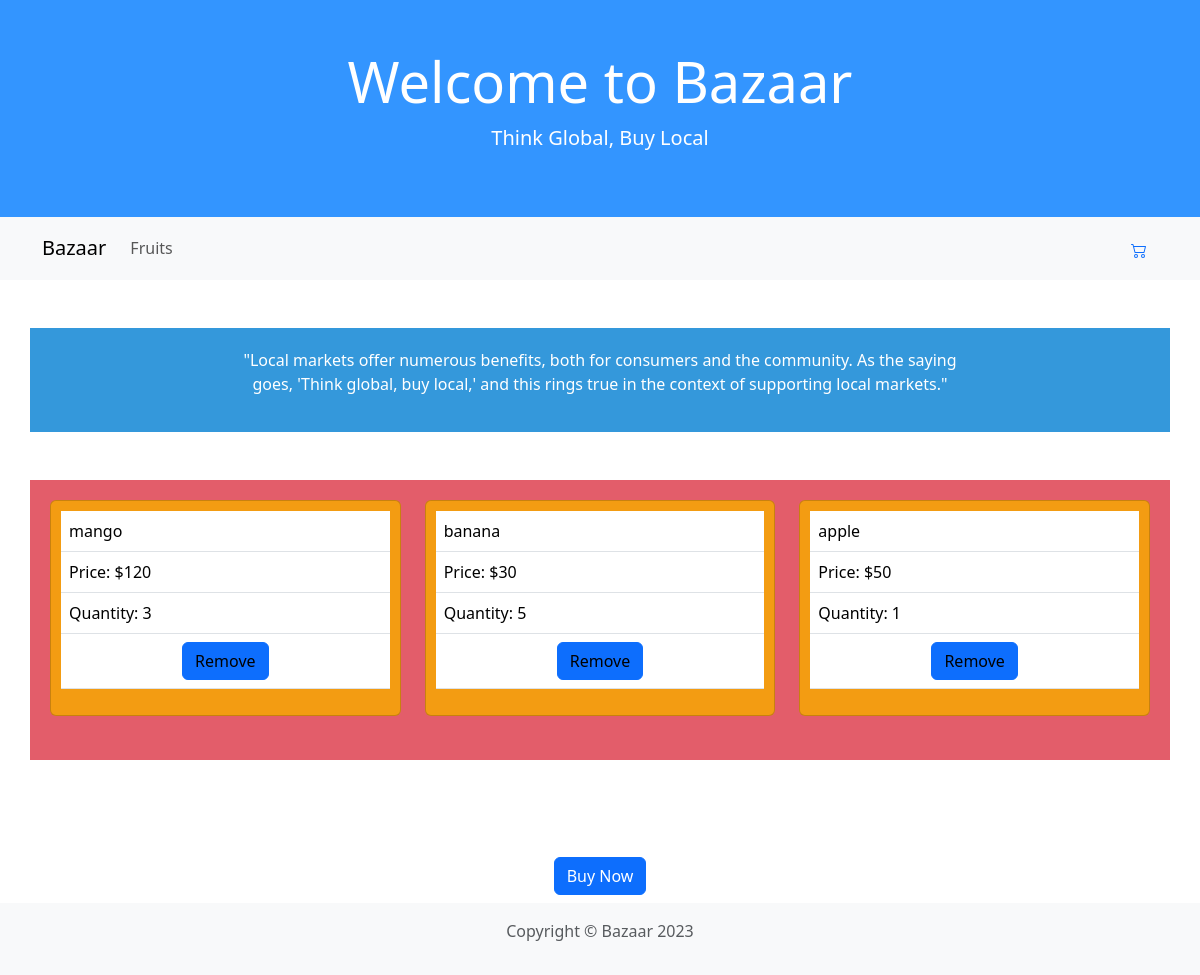
The page /bazaar/cart on the database as committed earlier.
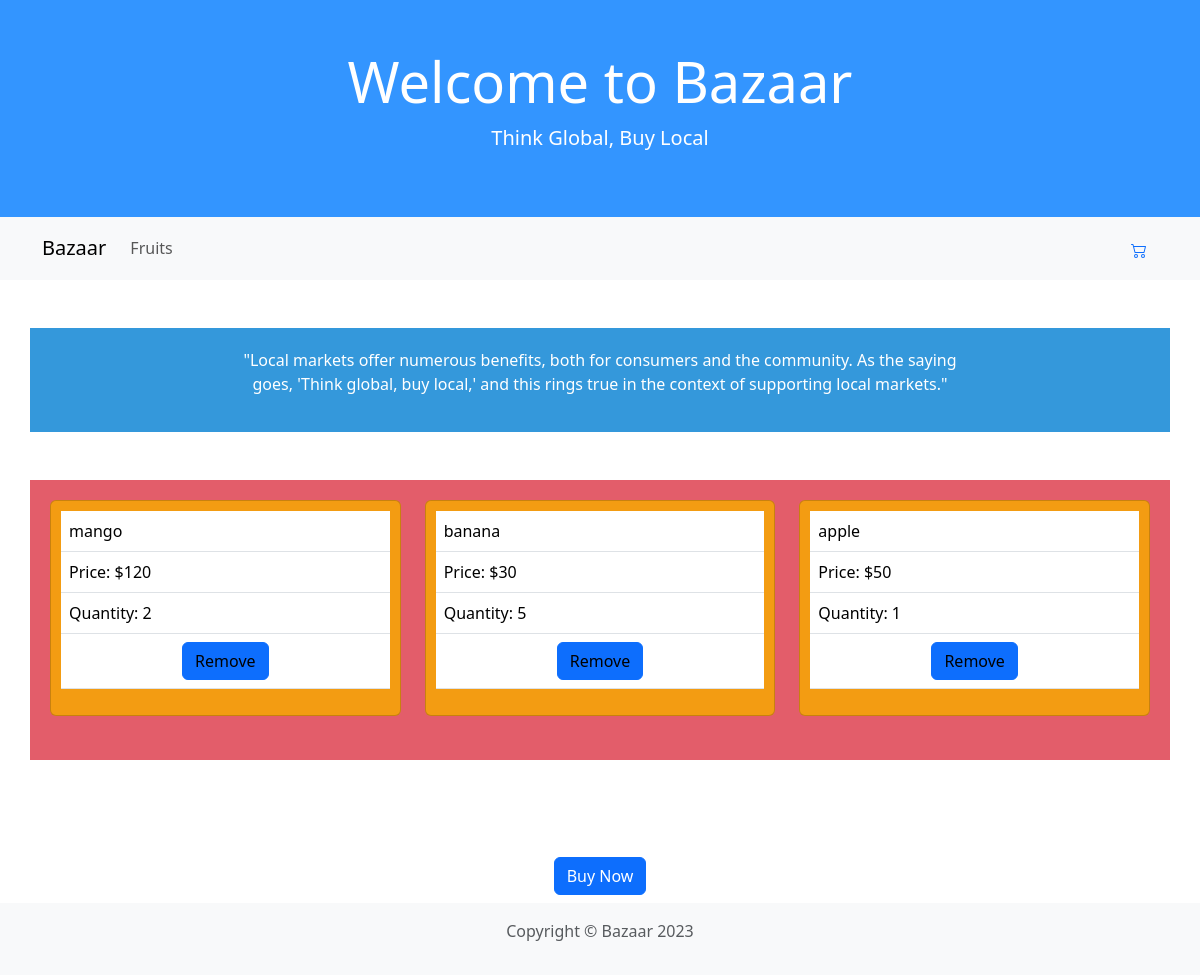
The same page on the database as committed later.
### bazaar/models.py (models this page shows, shortened)
class Cart(models.Model):
    item = models.ForeignKey(item, on_delete=models.CASCADE, related_name="procuctitem")
    quantity = models.PositiveIntegerField(default=1)

class item(models.Model):
    item_name = models.CharField(max_length=10)
    price = models.IntegerField()

### bazaar/views.py (the view)
# urls.py: path("cart", views.cart, name="cart"),
def cart(request):
    cart_items = Cart.objects.all()
    if not cart_items:
        context = {'message': 'Your cart is empty.'}
    else:
        total_price = sum(item.item.price * item.quantity for item in cart_items)
        context = {
            'cart_items': cart_items,
            'total_price': total_price,
        }
    return render(request, "bazaar/cart.html", context)

### bazaar/templates/bazaar/cart.html (shortened to what this page needs)
{% extends "bazaar/layout.html" %}
{% block body %}
  <section class="mission-section container text-center my-5 animate__animated animate__fadeIn" style="background-color: #3498db; color: #fff; padding: 20px;">
    <div class="row">
      <div class="col-md-8 mx-auto">
        <p>
          "Local markets offer numerous benefits, both for consumers and the community.
          As the saying goes, 'Think global, buy local,' and this rings true in the context of supporting local markets."
        </p>
      </div>
    </div>
  </section>
  {% if message %}
    <div class="alert alert-success animate__animated animate__fadeIn" style="background-color: #2ecc71; color: #fff; padding: 10px;">
      <p>{{ message }}</p>
    </div>
  {% else %}
    <section class="fruits-section container my-5 animate__animated animate__fadeIn">
      <div class="row">
        {% for item in cart_items %}
          <div class="col-md-4 mb-4">
            <div class="card" style="background-color: #f39c12; color: #fff; padding: 10px;">
              <table class="table">
                <tr>
                  <td>{{ item.item.item_name }}</td>
                </tr>
                <tr>
                  <td>Price: ${{ item.item.price }}</td>
                </tr>
                <tr>
                  <td>Quantity: {{ item.quantity }}</td>
                </tr>
                <tr>
                  <td>
                    <center><a href="{% url 'remove_from_cart' item.id %}" class="btn btn-primary" style="color: #000000;">Remove</center></a>
                  </td>
                </tr>
              </table>
            </div>
          </div>
        {% endfor %}
      </div>
    </section>
    <center><h2 class="animate__animated animate__fadeIn" style="color: #ffffff;">Total Price: ${{ total_price }} </h2></center>
    <center><h2 class="animate__animated animate__fadeIn"><a href="{% url 'buy' %}" class="btn btn-primary" style="color: #ffffff;">Buy Now</a></h2></center>
  {% endif %}
{% endblock %}

### bazaar/templates/bazaar/layout.html (shortened to what this page needs)
{% load static %}
<!DOCTYPE html>
<html lang="en">
<head>
    <link href="{% static 'css/stylesheet.css' %}" rel="stylesheet">
    <link href="https://cdn.jsdelivr.net/npm/bootstrap@5.3.2/dist/css/bootstrap.min.css" rel="stylesheet">
    <link rel="stylesheet" href="https://cdnjs.cloudflare.com/ajax/libs/animate.css/4.1.1/animate.min.css">
</head>
<body>
<div class="hero-section text-center py-5 animate__animated animate__fadeIn">
  <h1 class="display-4">Welcome to Bazaar</h1>
  <p class="lead">Think Global, Buy Local</p>
</div>
<nav class="navbar navbar-expand-lg navbar-light bg-light animate__animated animate__fadeInDown">
  <div class="container">
      <a class="navbar-brand" href="/bazaar/">Bazaar</a>
      <div class="collapse navbar-collapse" id="navbarSupportedContent">
          <ul class="navbar-nav me-auto">
                  <a class="nav-link animate__animated animate__fadeIn" href="#fresh_fruits">Fruits</a>
          </ul>
      </div>
      <div class="cart animate__animated animate__fadeIn">
          <a href="cart">
          </a>
      </div>
  </div>
</nav>
{% block body %}{% endblock %}
<footer class="footer py-3 bg-body-tertiary animate__animated animate__slideInUp">
  <div class="container">
      <p class="text-muted text-center">Copyright © Bazaar 2023</p>
  </div>
</footer>
</body>
</html>

### bazaar/static/css/stylesheet.css (style rules this page uses)
body { background-color: green; }
footer { text-align: center; }
.cart { margin: .5%; padding:.5%; }

Rows that differ between the two databases and show on the page:
changed Cart "mango": quantity "3" → "2"
